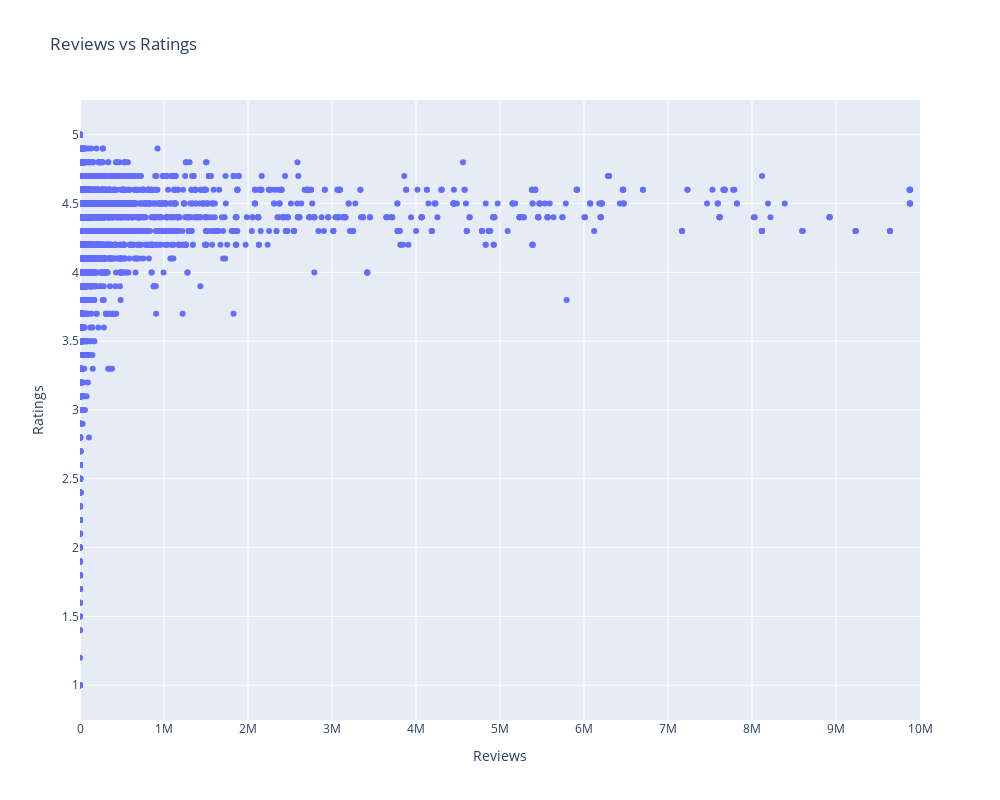

Notebook code for this chart:
### Markdown cell above
> Finding-4 
> <br>
> Most of application in this store have less than 1M in reviews.
> Obviously, well-known applictions have a lot of reviews

### Code cell
import plotly.graph_objs as go

reviews= list(df["Reviews"])
ratings= list(df["Rating"])


# Create the scatter plot
data = [go.Scatter(x=reviews, y=ratings, mode='markers')]


# Create the layout
layout = go.Layout(title='Reviews vs Ratings',
                   xaxis=dict(title='Reviews', range=[0,10000000]),
                   yaxis=dict(title='Ratings'),
                   width=1000,
                   height=800
                
                   )

fig5 = go.Figure(data=data, layout=layout)

fig5.show()

### Figure 1 — Plotly figure (JSON) as saved in the notebook; plotly's stock layout.template omitted (floating-point values rounded to 4 significant figures; data arrays with more than 128 entries replaced by an {"elided": "..."} marker saying what was removed)
{"data": [{"mode": "markers", "type": "scatter", "x": {"elided": "9360 int values"}, "y": {"elided": "9360 float values"}}], "layout": {"height": 800, "title": {"text": "Reviews vs Ratings"}, "width": 1000, "xaxis": {"range": [0, 10000000], "title": {"text": "Reviews"}}, "yaxis": {"title": {"text": "Ratings"}}}}
